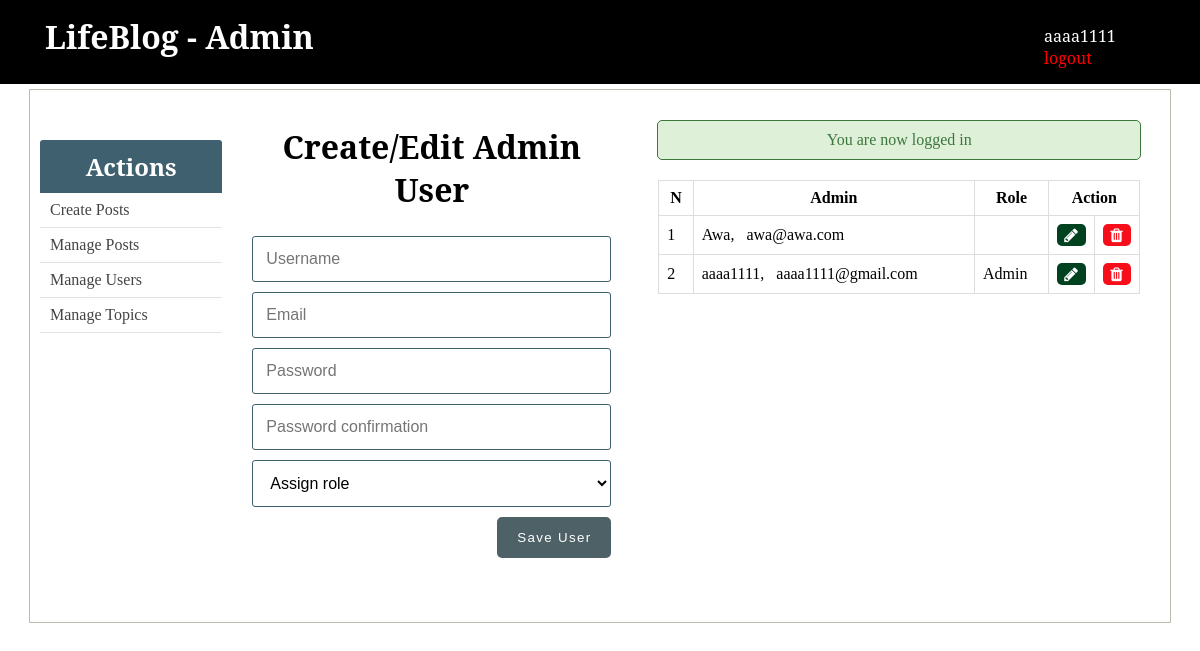
Screenshot of /admin/users.php (signed in) with the database file from the repository.
### tables this page shows
CREATE TABLE `users` (
  `id` int(11) NOT NULL,
  `username` varchar(255) NOT NULL,
  `email` varchar(255) NOT NULL,
  `role` enum('Author','Admin') DEFAULT NULL,
  `password` varchar(255) NOT NULL,
  `created_at` timestamp NULL DEFAULT CURRENT_TIMESTAMP,
  `updated_at` timestamp NULL DEFAULT NULL
);

### admin/includes/admin_functions.php (called while the page is built, shortened)
<?php
$isEditingUser = false;
$username = "";
$email = "";
function getAdminUsers(){
	global $conn, $roles;
	$sql = "SELECT * FROM users WHERE role IS NOT NULL";
	$result = mysqli_query($conn, $sql);
	$users = mysqli_fetch_all($result, MYSQLI_ASSOC);
	return $users;
}
?>

### admin/users.php (the view, shortened to what this page needs)
<?php  include('../config.php'); ?>
<?php  include(ROOT_PATH . '/admin/includes/admin_functions.php'); ?>
<?php
	$admins = getAdminUsers();
?>
<?php include(ROOT_PATH . '/admin/includes/head_section.php'); ?>
</head>
<body>
	<?php include(ROOT_PATH . '/admin/includes/navbar.php') ?>
	<div class="container content">
		<?php include(ROOT_PATH . '/admin/includes/menu.php') ?>
		<div class="action">
			<h1 class="page-title">Create/Edit Admin User</h1>
			<form method="post" action="<?php echo BASE_URL . 'admin/users.php'; ?>" >
				<input type="text" name="username" value="<?php echo $username; ?>" placeholder="Username">
				<input type="email" name="email" value="<?php echo $email ?>" placeholder="Email">
				<input type="password" name="password" placeholder="Password">
				<input type="password" name="passwordConfirmation" placeholder="Password confirmation">
				<select name="role">
					<option value="" selected disabled>Assign role</option>
				</select>
				<?php if ($isEditingUser === true): ?>
					<button type="submit" class="btn" name="update_admin">UPDATE</button>
				<?php else: ?>
					<button type="submit" class="btn" name="create_admin">Save User</button>
				<?php endif ?>
			</form>
		</div>
		<div class="table-div">
			<?php include(ROOT_PATH . '/includes/messages.php') ?>
			<?php if (empty($admins)): ?>
				<h1>No admins in the database.</h1>
			<?php else: ?>
				<table class="table">
					<thead>
						<th>N</th>
						<th>Admin</th>
						<th>Role</th>
						<th colspan="2">Action</th>
					</thead>
					<tbody>
					<?php foreach ($admins as $key => $admin): ?>
						<tr>
							<td><?php echo $key + 1; ?></td>
							<td>
								<?php echo $admin['username']; ?>, &nbsp;
								<?php echo $admin['email']; ?>
							</td>
							<td><?php echo $admin['role']; ?></td>
							<td>
								<a class="fa fa-pencil btn edit"
									href="users.php?edit-admin=<?php echo $admin['id'] ?>">
								</a>
							</td>
							<td>
								<a class="fa fa-trash btn delete"
								    href="users.php?delete-admin=<?php echo $admin['id'] ?>">
								</a>
							</td>
						</tr>
					<?php endforeach ?>
					</tbody>
				</table>
			<?php endif ?>
		</div>
	</div>
</body>
</html>

### css/admin_styling.css (style rules this page uses)
* { margin: 0px; padding: 0px; }
a { text-decoration: none; }
h1, h2, h3, h4, h5, h6 { font-family: 'Noto Serif', serif; }
form { width: 60%; margin: 5px auto; padding-bottom: 50px; }
form input[type=file], input[type=email], input[type=password], input[type=text], form select, form textarea { width: 100%; display: block; padding: 13px 13px; font-size: 1em; margin: 5px auto 10px; border-radius: 3px; box-sizing : border-box; background: transparent; border: 1px solid #3E606F; }
form button { float: right; margin-left: 24%; }
table { border-collapse: collapse; width: 70%; margin: 20px auto; }
th, td { padding: 8px; text-align: left; border: 1px solid #ddd; }
th { text-align: center; }
.btn { color: white; background: #4E6166; text-align: center; border: none; border-radius: 5px; display: block; letter-spacing: .1em; padding: 13px 20px; text-decoration: none; }
.container { width: 95%; margin: 5px auto 50px; border: 1px solid #BFBCB3; padding: 10px 0px 50px; }
.container:after { content: ""; display: block; clear: both; }
.container.content .action { width: 35%; float: left; text-align: center; }
.container.content .action form { width: 90%; }
.container.content .action .page-title { margin: 25px; }
.table-div { float: left; width: 47%; }
.table-div table { width: 90%; }
.table-div a.fa { color: white; padding: 3px; }
.table-div .edit { background: #004220; }
.table-div .delete { background: #F70E1A; }

### rows the page displays
users: username "Awa", email "awa@awa.com"
users: username "aaaa1111", email "aaaa1111@gmail.com", role "Admin"

### other values shown
$_SESSION['user']['username'] "aaaa1111"
$_SESSION['message'] "You are now logged in"
